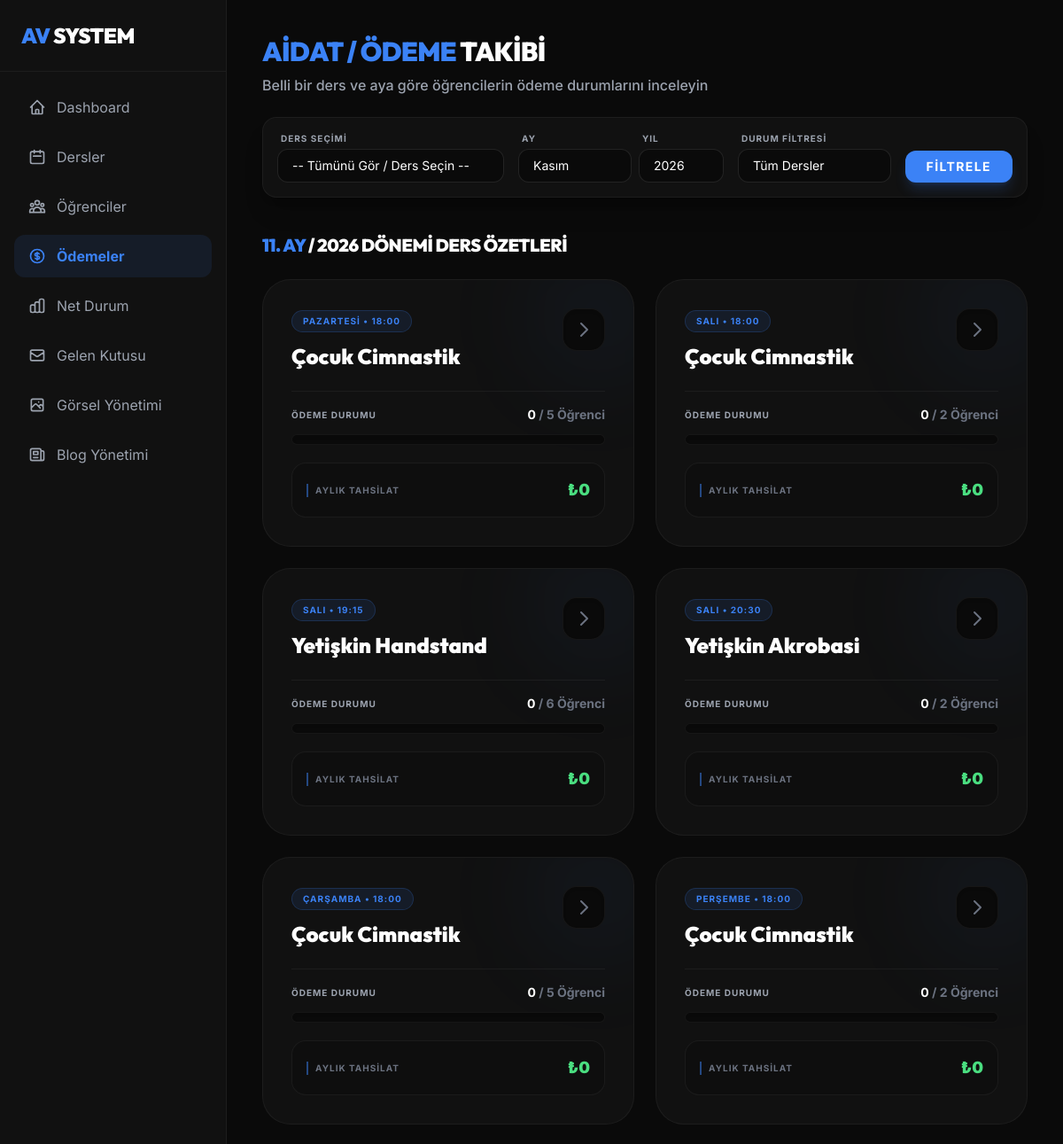
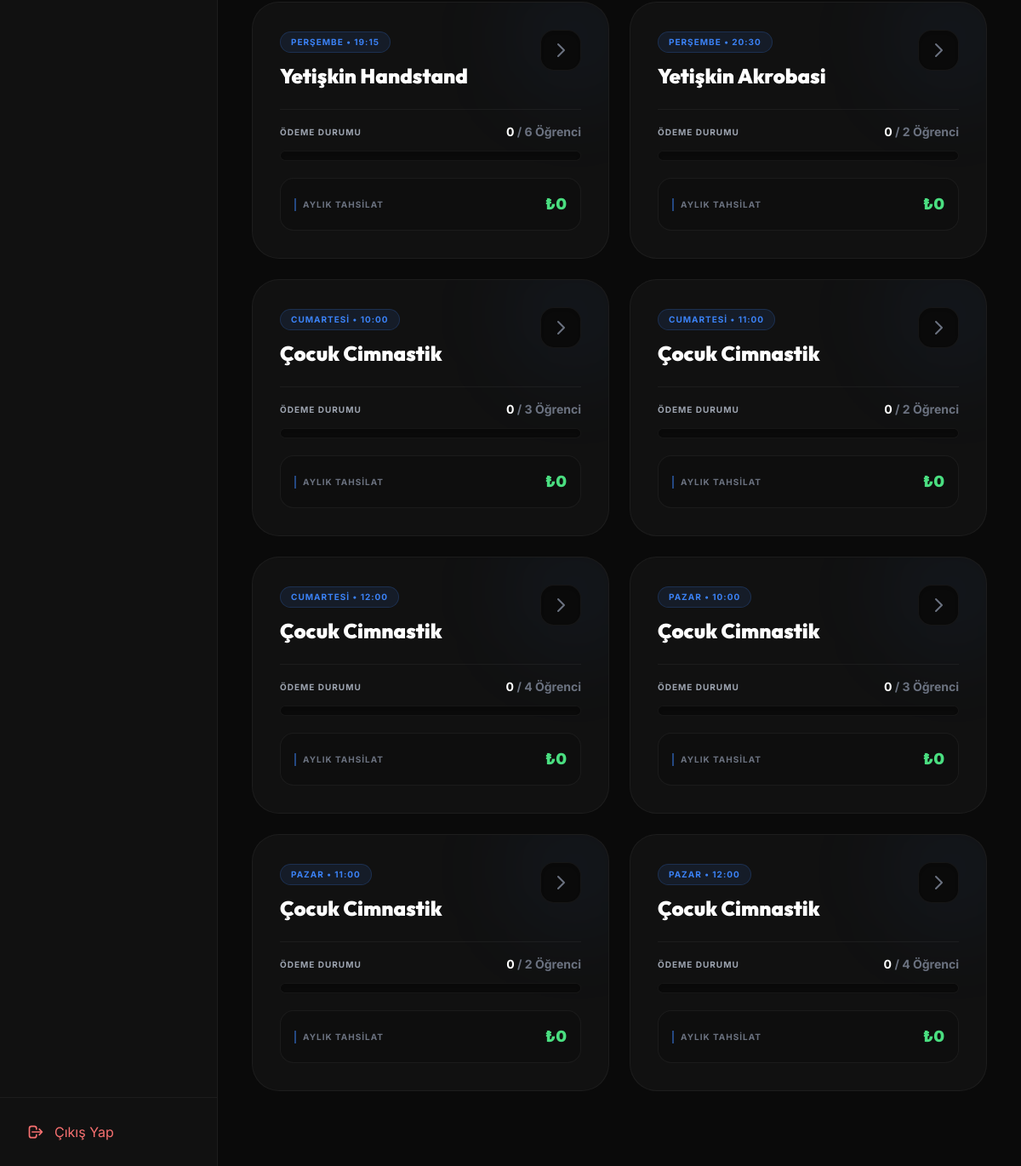
Page /panel/payments/ (signed in) on the committed database (2 pictures, top to bottom).
### crm/models.py (models this page shows, shortened)
class Lesson(models.Model):
    DAYS_OF_WEEK = [
        ('1', 'Pazartesi'),
        ('2', 'Salı'),
        ('3', 'Çarşamba'),
        ('4', 'Perşembe'),
        ('5', 'Cuma'),
        ('6', 'Cumartesi'),
        ('7', 'Pazar'),
    ]
    name = models.CharField(max_length=200, verbose_name="Ders Adı (Örn: Çocuk Cimnastik)")
    day_of_week = models.CharField(max_length=1, choices=DAYS_OF_WEEK, verbose_name="Gün")
    time = models.TimeField(verbose_name="Saat")
    notes = models.TextField(blank=True, null=True, verbose_name="Açıklama/Notlar")
    @property
    def friendly_name(self):
        day = self.get_day_of_week_display()
        time_str = self.time.strftime('%I:%M %p').lstrip('0')
        return f"{self.name} {day} {time_str}"
    class Meta:
        verbose_name = "Ders"
        verbose_name_plural = "Dersler"
        ordering = ['day_of_week', 'time']

### crm/views.py (the view)
# urls.py: path('payments/', views.payment_list, name='crm_payment_list'),
@login_required(login_url='crm_login')
def payment_list(request):
    lessons = Lesson.objects.all()
    selected_lesson_id = request.GET.get('lesson_id')
    payment_status_filter = request.GET.get('payment_status', 'all')
    now = datetime.now()
    selected_month = int(request.GET.get('month', now.month))
    selected_year = int(request.GET.get('year', now.year))
    context = {
        'lessons': lessons,
        'selected_lesson_id': int(selected_lesson_id) if selected_lesson_id else None,
        'selected_month': selected_month,
        'selected_year': selected_year,
        'payment_status_filter': payment_status_filter,
        'months': Payment.MONTH_CHOICES,
        'years': [now.year - 1, now.year, now.year + 1],
    }
    if selected_lesson_id:
        lesson = get_object_or_404(Lesson, id=selected_lesson_id)
        students = lesson.students.filter(status='active').order_by('full_name')
        payments = Payment.objects.filter(lesson=lesson, payment_month=selected_month, payment_year=selected_year)
        payment_dict = {p.student_id: p for p in payments}
        student_data = []
        for s in students:
            student_data.append({
                'student': s,
                'payment': payment_dict.get(s.id)
            })
        context['student_data'] = student_data
        context['selected_lesson'] = lesson
    else:
        lesson_stats = []
        for lesson in lessons:
            active_students = lesson.students.filter(status='active').count()
            if active_students == 0:
                continue
            payments = Payment.objects.filter(lesson=lesson, payment_month=selected_month, payment_year=selected_year)
            paid_count = payments.values('student_id').distinct().count()
            total_amount = payments.aggregate(t=Sum('amount'))['t'] or 0
            has_any_payment = paid_count > 0
            is_fully_paid = paid_count >= active_students
            if payment_status_filter == 'paid' and not has_any_payment:
                continue
            if payment_status_filter == 'unpaid' and is_fully_paid:
                continue
            lesson_stats.append({
                'lesson': lesson,
                'active_students': active_students,
                'paid_count': paid_count,
                'total_amount': total_amount,
                'progress_percentage': int((paid_count / active_students * 100)) if active_students > 0 else 0
            })
        context['lesson_stats'] = lesson_stats
    return render(request, 'crm/payment_list.html', context)

### crm/templates/crm/payment_list.html (shortened to what this page needs)
{% extends 'crm/base.html' %}
{% block content %}
<div class="mb-10 flex flex-col xl:flex-row xl:items-center justify-between gap-6">
    <div>
        <h2 class="text-3xl font-heading font-black tracking-tight text-white uppercase"><span class="text-accent">AİDAT / ÖDEME</span> TAKİBİ</h2>
        <p class="text-gray-400 mt-2 font-medium">Belli bir ders ve aya göre öğrencilerin ödeme durumlarını inceleyin</p>
    </div>
    <div class="bg-secondary border border-white/5 rounded-2xl p-4 shadow-xl shadow-black/20">
        <form method="GET" class="flex flex-col sm:flex-row items-end gap-4">
            <div>
                <label class="block text-[10px] font-bold text-gray-400 mb-1 uppercase tracking-widest pl-1">Ders Seçimi</label>
                <select name="lesson_id" class="w-full sm:w-64 bg-primary border border-white/10 rounded-xl px-4 py-2 text-white focus:outline-none focus:border-accent text-sm appearance-none cursor-pointer">
                    <option value="">-- Tümünü Gör / Ders Seçin --</option>
                </select>
            </div>
            <div class="flex gap-2 w-full sm:w-auto">
                <div class="w-1/2 sm:w-32">
                    <label class="block text-[10px] font-bold text-gray-400 mb-1 uppercase tracking-widest pl-1">Ay</label>
                    <select name="month" class="w-full bg-primary border border-white/10 rounded-xl px-4 py-2 text-white focus:outline-none focus:border-accent text-sm appearance-none cursor-pointer">
                        {% for m_num, m_name in months %}
                            <option value="{{ m_num }}" {% if selected_month == m_num %} selected {% endif %}>{{ m_name }}</option>
                        {% endfor %}
                    </select>
                </div>
                <div class="w-1/2 sm:w-24">
                    <label class="block text-[10px] font-bold text-gray-400 mb-1 uppercase tracking-widest pl-1">Yıl</label>
                    <select name="year" class="w-full bg-primary border border-white/10 rounded-xl px-4 py-2 text-white focus:outline-none focus:border-accent text-sm appearance-none cursor-pointer">
                        {% for y in years %}
                            <option value="{{ y }}" {% if selected_year == y %} selected {% endif %}>{{ y }}</option>
                        {% endfor %}
                    </select>
                </div>
            </div>
            <div class="w-full sm:w-48">
                <label class="block text-[10px] font-bold text-gray-400 mb-1 uppercase tracking-widest pl-1">Durum Filtresi</label>
                <select name="payment_status" class="w-full bg-primary border border-white/10 rounded-xl px-4 py-2 text-white focus:outline-none focus:border-accent text-sm appearance-none cursor-pointer">
                    <option value="all" {% if payment_status_filter == 'all' %} selected {% endif %}>Tüm Dersler</option>
                </select>
            </div>
            <button type="submit" class="w-full sm:w-auto bg-accent text-white px-6 py-2 rounded-xl font-bold uppercase tracking-widest text-sm hover:bg-accent-dark transition-all shadow-lg shadow-accent/20">
                Filtrele
            </button>
        </form>
    </div>
</div>
{% if selected_lesson_id %}
<div class="bg-secondary rounded-[2rem] border border-white/5 overflow-hidden shadow-2xl">
    <div class="bg-primary/30 p-6 border-b border-white/5 flex items-center justify-between">
        <div>
            <h3 class="text-xl font-heading font-black text-white">{{ selected_lesson.name }}</h3>
            <p class="text-xs text-accent font-bold uppercase tracking-widest">{{ selected_month }}. Ay / {{ selected_year }} Aidat Durumları</p>
        </div>
        <div class="text-gray-500 text-sm">
            Kayıtlı <span class="text-white font-bold">{{ student_data|length }}</span> Öğrenci
        </div>
    </div>
    <div class="overflow-x-auto">
        <table class="w-full text-left border-collapse">
            <thead>
                <tr class="bg-primary/50 text-gray-500 font-bold uppercase tracking-widest text-xs border-b border-white/5">
                    <th class="p-6">Öğrenci Karti</th>
                    <th class="p-6">İletişim</th>
                    <th class="p-6 text-right">Durum & İşlem</th>
                </tr>
            </thead>
            <tbody class="divide-y divide-white/5">
                {% for item in student_data %}
                <tr class="hover:bg-primary/40 transition-colors group">
                    <td class="p-6">
                        <div class="font-bold text-white mb-1">{{ item.student.full_name }}</div>
                        <div class="text-xs text-gray-500">Kayıt: {{ item.student.registration_date|date:"d M Y" }}</div>
                    </td>
                    <td class="p-6 text-sm text-gray-400">
                        {{ item.student.phone|default:"Tel yok" }}
                    </td>
                    <td class="p-6 text-right">
                        {% if item.payment %}
                        <div class="flex items-center justify-end gap-4">
                            <div class="inline-flex flex-col items-end">
                                <span class="inline-flex items-center gap-1.5 px-3 py-1 rounded-full bg-green-500/10 text-green-400 text-[10px] font-bold uppercase tracking-widest border border-green-500/20 mb-1">
                                    <svg class="w-3 h-3" fill="none" stroke="currentColor" viewBox="0 0 24 24">
                                        <path stroke-linecap="round" stroke-linejoin="round" stroke-width="3" d="M5 13l4 4L19 7"></path>
                                    </svg>
                                    Ödendi
                                </span>
                                <div class="text-lg font-heading font-black text-white">₺{{ item.payment.amount }}</div>
                                <div class="text-[10px] text-gray-500 font-medium uppercase">
                                    {{ item.payment.get_payment_method_display }} &bull; {{ item.payment.payment_date|date:"d M" }}
                                </div>
                            </div>
                            <div class="flex flex-col gap-2 border-l border-white/5 pl-4 ml-2">
                                <button onclick="openPaymentModal(this)"
                                    data-student-id="{{ item.student.id }}"
                                    data-student-name="{{ item.student.full_name }}"
                                    data-payment-id="{{ item.payment.id }}"
                                    data-amount="{{ item.payment.amount }}"
                                    data-method="{{ item.payment.payment_method }}"
                                    class="text-[10px] font-bold uppercase tracking-widest text-blue-400 hover:text-blue-300 transition-colors text-left flex items-center gap-1">
                                    <svg class="w-3 h-3" fill="none" stroke="currentColor" viewBox="0 0 24 24">
                                        <path stroke-linecap="round" stroke-linejoin="round" stroke-width="2" d="M15.232 5.232l3.536 3.536m-2.036-5.036a2.5 2.5 0 113.536 3.536L6.5 21.036H3v-3.572L16.732 3.732z"></path>
                                    </svg>
                                    Düzenle
                                </button>
                                <form method="POST" action="{% url 'crm_payment_delete' item.payment.id %}" class="inline m-0 p-0" onsubmit="return confirm('Bu tahsilatı iptal etmek istediğinize emin misiniz?');">
                                    {% csrf_token %}
                                    <button type="submit" class="text-[10px] font-bold uppercase tracking-widest text-red-500 hover:text-red-400 transition-colors text-left flex items-center gap-1">
                                        <svg class="w-3 h-3" fill="none" stroke="currentColor" viewBox="0 0 24 24">
                                            <path stroke-linecap="round" stroke-linejoin="round" stroke-width="2" d="M6 18L18 6M6 6l12 12"></path>
                                        </svg>
                                        İptal
                                    </button>
                                </form>
                            </div>
                        </div>
                        {% else %}
                        <button onclick="openPaymentModal(this)"
                            data-student-id="{{ item.student.id }}"
                            data-student-name="{{ item.student.full_name }}"
                            class="bg-white/5 hover:bg-white/10 text-white border border-white/10 px-5 py-2.5 rounded-xl text-xs font-bold uppercase tracking-widest transition-all group-hover:border-accent/30 group-hover:text-accent">
                            + Ödeme Gir
                        </button>
                        {% endif %}
                    </td>
                </tr>
                {% empty %}
                <tr>
                    <td colspan="3" class="p-12 text-center text-gray-500 font-medium italic bg-primary/20">Bu derse henüz öğrenci kaydedilmemiş.</td>
                </tr>
                {% endfor %}
            </tbody>
        </table>
    </div>
</div>
{% else %}
<div class="mb-6 flex items-center justify-between">
    <h3 class="text-xl font-heading font-black text-white uppercase tracking-tight">
        <span class="text-accent">{{ selected_month }}. AY</span> / {{ selected_year }} Dönemi Ders Özetleri
    </h3>
</div>
<div class="grid grid-cols-1 lg:grid-cols-2 xl:grid-cols-3 gap-6 mb-12">
    {% for stat in lesson_stats %}
    <a href="?lesson_id={{ stat.lesson.id }}&month={{ selected_month }}&year={{ selected_year }}"
        class="bg-secondary p-8 rounded-[2rem] border border-white/5 relative overflow-hidden group hover:border-accent/40 transition-all duration-500 hover:shadow-2xl hover:shadow-accent/5 flex flex-col cursor-pointer min-h-[220px]">
        <div class="flex justify-between items-start mb-6 relative z-10">
            <div>
                <span class="inline-block px-3 py-1 rounded-full bg-accent/10 text-accent text-[10px] font-bold uppercase tracking-widest mb-3 border border-accent/20">
                    {{ stat.lesson.get_day_of_week_display }} &bull; {{ stat.lesson.time | time:"H:i" }}
                </span>
                <h3 class="text-2xl font-heading font-black text-white leading-tight">{{ stat.lesson.name }}</h3>
            </div>
            <div class="w-12 h-12 bg-primary border border-white/5 rounded-2xl flex items-center justify-center shrink-0 text-gray-500 group-hover:text-accent group-hover:border-accent/30 transition-colors shadow-inner">
                <svg class="w-6 h-6" fill="none" stroke="currentColor" viewBox="0 0 24 24">
                    <path stroke-linecap="round" stroke-linejoin="round" stroke-width="2" d="M9 5l7 7-7 7"></path>
                </svg>
            </div>
        </div>
        <div class="mt-auto pt-4 border-t border-white/5 relative z-10">
            <div class="flex justify-between text-sm mb-3">
                <span class="text-gray-400 font-bold uppercase tracking-widest text-[10px]">Ödeme Durumu</span>
                <span class="text-white font-bold">{{ stat.paid_count }} <span class="text-gray-500">/ {{ stat.active_students }} Öğrenci</span></span>
            </div>
            <div class="w-full bg-primary rounded-full h-3 border border-white/5 overflow-hidden shadow-inner">
            </div>
            <div class="mt-5 flex justify-between items-center bg-primary/30 p-4 rounded-2xl border border-white/5">
                <span class="text-[10px] uppercase font-bold text-gray-500 tracking-widest border-l-2 border-accent/50 pl-2">Aylık Tahsilat</span>
                <span class="font-black text-green-400 text-lg">₺{{ stat.total_amount }}</span>
            </div>
        </div>
    </a>
    {% empty %}
    <div class="col-span-full text-center py-20 text-gray-500 bg-secondary/30 rounded-[3rem] border-2 border-dashed border-white/5">
        <p class="font-heading font-bold text-xl mb-2 text-gray-300">Ders Kaydı Bulunamadı</p>
    </div>
    {% endfor %}
</div>
{% endif %}
{% endblock %}

### crm/templates/crm/base.html (style rules this page uses)
body { background-color: #0a0a0a; color: #fff; }

### rows in the picture
Lesson: lesson.day_of_week "PAZARTESI", lesson.time "18:00", lesson.name "Çocuk Cimnastik", paid_count "0", active_students "5", total_amount "0"
Lesson: lesson.day_of_week "SALI", lesson.time "18:00", lesson.name "Çocuk Cimnastik", paid_count "0", active_students "2", total_amount "0"
Lesson: lesson.day_of_week "SALI", lesson.time "19:15", lesson.name "Yetişkin Handstand", paid_count "0", active_students "6", total_amount "0"
Lesson: lesson.day_of_week "SALI", lesson.time "20:30", lesson.name "Yetişkin Akrobasi", paid_count "0", active_students "2", total_amount "0"
Lesson: lesson.day_of_week "ÇARŞAMBA", lesson.time "18:00", lesson.name "Çocuk Cimnastik", paid_count "0", active_students "5", total_amount "0"
Lesson: lesson.day_of_week "PERŞEMBE", lesson.time "18:00", lesson.name "Çocuk Cimnastik", paid_count "0", active_students "2", total_amount "0"
Lesson: lesson.day_of_week "PERŞEMBE", lesson.time "19:15", lesson.name "Yetişkin Handstand", paid_count "0", active_students "6", total_amount "0"
Lesson: lesson.day_of_week "PERŞEMBE", lesson.time "20:30", lesson.name "Yetişkin Akrobasi", paid_count "0", active_students "2", total_amount "0"
Lesson: lesson.day_of_week "CUMARTESI", lesson.time "10:00", lesson.name "Çocuk Cimnastik", paid_count "0", active_students "3", total_amount "0"
Lesson: lesson.day_of_week "CUMARTESI", lesson.time "11:00", lesson.name "Çocuk Cimnastik", paid_count "0", active_students "2", total_amount "0"
Lesson: lesson.day_of_week "CUMARTESI", lesson.time "12:00", lesson.name "Çocuk Cimnastik", paid_count "0", active_students "4", total_amount "0"
Lesson: lesson.day_of_week "PAZAR", lesson.time "10:00", lesson.name "Çocuk Cimnastik", paid_count "0", active_students "3", total_amount "0"
Lesson: lesson.day_of_week "PAZAR", lesson.time "11:00", lesson.name "Çocuk Cimnastik", paid_count "0", active_students "2", total_amount "0"
Lesson: lesson.day_of_week "PAZAR", lesson.time "12:00", lesson.name "Çocuk Cimnastik", paid_count "0", active_students "4", total_amount "0"

### other values in the picture
{{ selected_month }} "11"
{{ selected_year }} "2026"
form field month "Kasım"
form field year "2026"
